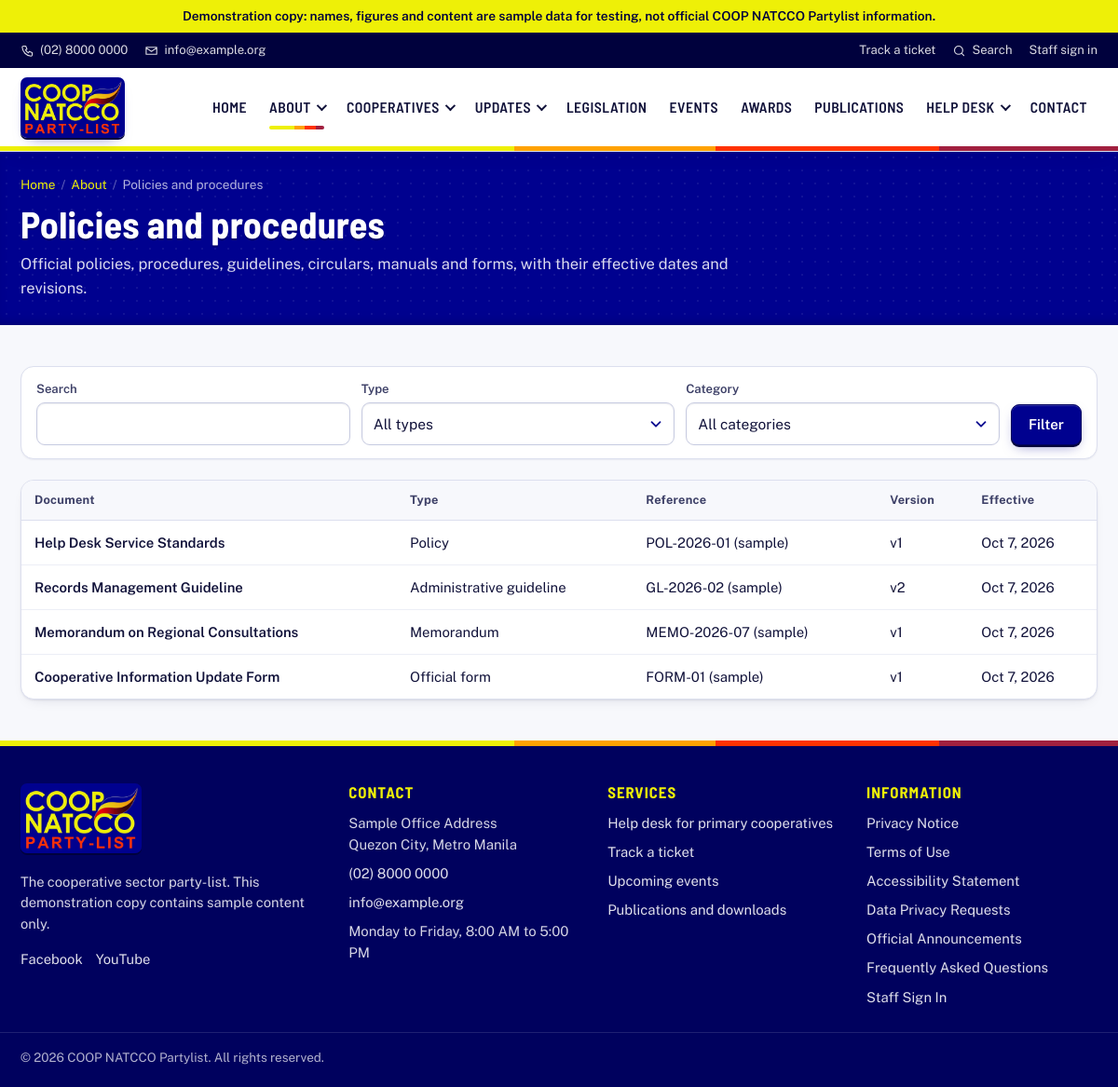
The app's page /policies.php with its own data.
### tables this page shows
CREATE TABLE menu_items (
  id INT UNSIGNED NOT NULL AUTO_INCREMENT,
  menu_location ENUM('main','footer') NOT NULL DEFAULT 'main',
  parent_id INT UNSIGNED NULL,
  label VARCHAR(80) NOT NULL,
  url VARCHAR(255) NOT NULL,
  sort_order INT NOT NULL DEFAULT 0,
  is_active TINYINT(1) NOT NULL DEFAULT 1,
  opens_new_tab TINYINT(1) NOT NULL DEFAULT 0,
  created_by INT UNSIGNED NULL,
  updated_by INT UNSIGNED NULL,
  created_at DATETIME NOT NULL,
  updated_at DATETIME NULL,
  PRIMARY KEY (id),
  KEY idx_menu_loc (menu_location, parent_id, sort_order),
  CONSTRAINT fk_menu_parent FOREIGN KEY (parent_id) REFERENCES menu_items (id) ON DELETE CASCADE
);

CREATE TABLE policy_versions (
  id INT UNSIGNED NOT NULL AUTO_INCREMENT,
  policy_id INT UNSIGNED NOT NULL,
  version_label VARCHAR(30) NOT NULL,
  effective_date DATE NULL,
  change_notes VARCHAR(500) NULL,
  body MEDIUMTEXT NULL,
  document_media_id INT UNSIGNED NULL,
  created_by INT UNSIGNED NULL,
  created_at DATETIME NOT NULL,
  superseded_at DATETIME NULL,
  PRIMARY KEY (id),
  KEY idx_pv_policy (policy_id),
  CONSTRAINT fk_pv_policy FOREIGN KEY (policy_id) REFERENCES policies (id),
  CONSTRAINT fk_pv_doc FOREIGN KEY (document_media_id) REFERENCES media_assets (id)
);

CREATE TABLE policies (
  id INT UNSIGNED NOT NULL AUTO_INCREMENT,
  slug VARCHAR(160) NOT NULL,
  title VARCHAR(191) NOT NULL,
  doc_type ENUM('policy','procedure','guideline','circular','memorandum','manual','form') NOT NULL DEFAULT 'policy',
  category_id INT UNSIGNED NULL,
  reference_no VARCHAR(60) NULL,
  summary VARCHAR(500) NULL,
  visibility ENUM('public','internal') NOT NULL DEFAULT 'public',
  current_version_id INT UNSIGNED NULL,
  effective_date DATE NULL,
  status ENUM('draft','in_review','published','archived') NOT NULL DEFAULT 'draft',
  publish_at DATETIME NULL,
  published_at DATETIME NULL,
  reviewed_by INT UNSIGNED NULL,
  created_by INT UNSIGNED NULL,
  updated_by INT UNSIGNED NULL,
  created_at DATETIME NOT NULL,
  updated_at DATETIME NULL,
  archived_at DATETIME NULL,
  PRIMARY KEY (id),
  UNIQUE KEY uq_policies_slug (slug),
  KEY idx_policies_type (doc_type),
  KEY idx_policies_status (status, visibility),
  CONSTRAINT fk_policies_cat FOREIGN KEY (category_id) REFERENCES content_categories (id)
);

### policies.php (the view, shortened to what the rows shown need)
<?php
require __DIR__ . '/includes/bootstrap.php';
require APP_ROOT . '/includes/public.php';
$types = doc_type_options();
$p = [];
$w = [pub_where('x', $p), 'x.current_version_id IS NOT NULL'];
if (!current_user()) {
    $w[] = "x.visibility = 'public'";
}
$rows = q_all('SELECT x.*, v.version_label FROM policies x JOIN policy_versions v ON v.id = x.current_version_id WHERE ' . implode(' AND ', $w) . ' ORDER BY x.doc_type, x.title LIMIT 300', $p);
public_start('Policies and procedures', ['crumbs' => [['About', url('about.php')], ['Policies and procedures', null]], 'sub' => 'Official policies, procedures, guidelines, circulars, manuals and forms, with their effective dates and revisions.']);
echo '<div class="wrap section"><form class="pub-filters" method="get" role="search"><div class="filter"><label for="po_q">Search</label><input type="search" id="po_q" name="q" value="' . e(get('q')) . '" maxlength="80"></div>'
    . '<div class="filter"><label for="po_t">Type</label>' . select_html('type', $types, get('type'), ['id' => 'po_t'], 'All types') . '</div>'
    . '<div class="filter"><label for="po_c">Category</label>' . select_html('category', q_pairs("SELECT id, name FROM content_categories WHERE scope = 'document' AND is_active = 1 ORDER BY sort_order"), get('category'), ['id' => 'po_c'], 'All categories') . '</div><button class="btn btn-primary" type="submit">Filter</button></form>';
if (!$rows) {
    echo empty_state('No documents found', 'Official documents will be listed here once published.');
} else {
    echo '<div class="table-wrap"><table class="table table-cards"><thead><tr><th scope="col">Document</th><th scope="col">Type</th><th scope="col">Reference</th><th scope="col">Version</th><th scope="col">Effective</th></tr></thead><tbody>';
    foreach ($rows as $r) {
        echo '<tr><td class="td-primary" data-label="Document"><a class="row-link" href="' . e(url('policy.php', ['slug' => $r['slug']])) . '">' . e($r['title']) . '</a>' . ($r['visibility'] === 'internal' ? '<span class="sub">Internal</span>' : '') . '</td><td data-label="Type">' . e($types[$r['doc_type']]) . '</td>'
            . '<td data-label="Reference">' . e($r['reference_no']) . '</td><td data-label="Version">' . e($r['version_label']) . '</td><td data-label="Effective">' . e(fmt_date($r['effective_date'])) . '</td></tr>';
    }
    echo '</tbody></table></div>';
}
echo '</div>';
public_end();

### includes/layout.php (shortened to what the rows shown need)
<?php
function icon(string $name): string
{
    $d = $paths[$name] ?? $paths['doc'];
    return '<svg class="icon" viewBox="0 0 24 24" aria-hidden="true" focusable="false"><path d="' . $d . '"/></svg>';
}
function public_menu(string $location = 'main'): array
{
    $rows = q_all('SELECT * FROM menu_items WHERE menu_location = ? AND is_active = 1 ORDER BY sort_order, id', [$location]);
    $tree = [];
    $children = [];
    foreach ($rows as $r) {
        if ($r['parent_id']) {
            $children[(int) $r['parent_id']][] = $r;
        } else {
            $tree[] = $r;
        }
    }
    return $tree;
}
function menu_href(string $u): string
{
    return preg_match('#^https?://#i', $u) ? $u : url($u);
}
function public_start(string $title, array $opts = []): void
{
    $desc = $opts['description'] ?? setting('site_description', '');
    $script = basename($_SERVER['SCRIPT_NAME'] ?? 'index.php');
    $isHome = $script === 'index.php' && empty($opts['not_home']);
    $full = $isHome ? site_name() . ' | ' . setting('site_tagline', 'Official Website') : $title . ' | ' . site_name();
    echo '<!doctype html><html lang="en"><head><meta charset="utf-8"><meta name="viewport" content="width=device-width, initial-scale=1">'
        . '<title>' . e($full) . '</title><meta name="description" content="' . e(excerpt($desc, 160)) . '">'
        . '<meta property="og:title" content="' . e($full) . '"><meta property="og:description" content="' . e(excerpt($desc, 160)) . '"><meta property="og:type" content="website">'
        . (!empty($opts['image']) ? '<meta property="og:image" content="' . e(abs_url(ltrim(substr($opts['image'], strlen(base_path())), '/'))) . '">' : '')
        . '<meta name="base-url" content="' . e(base_path()) . '">'
        . '<link rel="icon" href="' . e(asset('img/favicon.ico')) . '"><link rel="apple-touch-icon" href="' . e(asset('img/icon-192.png')) . '"><link rel="manifest" href="' . e(url('manifest.webmanifest')) . '"><meta name="theme-color" content="#00018f">'
        . '<link rel="preload" href="' . e(asset('fonts/public-sans-latin-400-normal.woff2')) . '" as="font" type="font/woff2" crossorigin>'
        . '<link rel="preload" href="' . e(asset('fonts/barlow-semi-condensed-latin-700-normal.woff2')) . '" as="font" type="font/woff2" crossorigin>'
        . '<link rel="stylesheet" href="' . e(asset('css/site.css')) . '"></head><body class="site' . ($isHome ? ' is-home' : '') . '">';
    echo '<header class="masthead"><div class="wrap mh-in"><a class="brand" href="' . e(url('index.php')) . '"><img src="' . e(logo_url()) . '" alt="' . e(site_name()) . ' home" width="110" height="64"></a>'
        . '<button class="nav-toggle" type="button" aria-controls="siteNav" aria-expanded="false">' . icon('menu') . '<span>Menu</span></button>'
        . '<nav class="site-nav" id="siteNav" aria-label="Main"><ul class="nav-list">';
    $current = basename($_SERVER['SCRIPT_NAME'] ?? '');
    foreach (public_menu('main') as $i => $item) {
        $active = basename(strtok($item['url'], '?')) === $current || in_array($current, array_map(fn($c) => basename(strtok($c['url'], '?')), $item['children']), true);
        if ($item['children']) {
            echo '<li class="has-sub' . ($active ? ' active' : '') . '"><button type="button" class="sub-toggle" aria-expanded="false" aria-controls="sub' . $i . '">' . e($item['label']) . '<span class="chev" aria-hidden="true"></span></button><ul class="sub" id="sub' . $i . '">';
            echo '</ul></li>';
        } else {
            echo '<li' . ($active ? ' class="active"' : '') . '><a href="' . e(menu_href($item['url'])) . '"' . ($active ? ' aria-current="page"' : '') . ($item['opens_new_tab'] ? ' target="_blank" rel="noopener"' : '') . '>' . e($item['label']) . '</a></li>';
        }
    }
    echo '</ul></nav></div><div class="brand-stripe" aria-hidden="true"></div></header>';
    echo '<main id="main" tabindex="-1">';
    if (empty($opts['no_bar'])) {
        echo '<div class="page-bar"><div class="wrap">';
        echo '<h1>' . e($opts['h1'] ?? $title) . '</h1>' . (!empty($opts['sub']) ? '<p class="pb-sub">' . $opts['sub'] . '</p>' : '') . '</div></div>';
    }
}
function public_end(): void
{
    echo '</main><footer class="site-foot"><div class="brand-stripe" aria-hidden="true"></div><div class="wrap foot-grid">';
    echo '<div><h2>Contact</h2><ul class="foot-list">';
    echo '</ul></div><div><h2>Services</h2><ul class="foot-list"><li><a href="' . e(url('helpdesk.php')) . '">Help desk for primary cooperatives</a></li><li><a href="' . e(url('helpdesk-track.php')) . '">Track a ticket</a></li><li><a href="' . e(url('events.php')) . '">Upcoming events</a></li><li><a href="' . e(url('publications.php')) . '">Publications and downloads</a></li></ul></div>';
    echo '<div><h2>Information</h2><ul class="foot-list">';
    foreach (public_menu('footer') as $f) {
        echo '<li><a href="' . e(menu_href($f['url'])) . '">' . e($f['label']) . '</a></li>';
    }
    echo '</ul></div></div><div class="wrap foot-bottom"><p>&copy; ' . date('Y') . ' ' . e(site_name()) . '. ' . e(setting('footer_note', 'All rights reserved.')) . '</p></div></footer>';
    echo '<script src="' . e(asset('js/site.js')) . '" defer></script></body></html>';
}

### records on screen
menu_items: label "HOME"
menu_items: label "ABOUT"
menu_items: label "COOPERATIVES"
menu_items: label "UPDATES"
menu_items: label "LEGISLATION"
menu_items: label "EVENTS"
menu_items: label "AWARDS"
menu_items: label "PUBLICATIONS"
menu_items: label "HELP DESK"
menu_items: label "CONTACT"
policy_versions: policy.title "Help Desk Service Standards", policy.doc_type "Policy", policy.reference_no "POL-2026-01 (sample)", version_label "v1", policy.effective_date "Oct 7, 2026"
policy_versions: policy.title "Records Management Guideline", policy.doc_type "Administrative guideline", policy.reference_no "GL-2026-02 (sample)", version_label "v2", policy.effective_date "Oct 7, 2026"
policy_versions: policy.title "Memorandum on Regional Consultations", policy.doc_type "Memorandum", policy.reference_no "MEMO-2026-07 (sample)", version_label "v1", policy.effective_date "Oct 7, 2026"
policy_versions: policy.title "Cooperative Information Update Form", policy.doc_type "Official form", policy.reference_no "FORM-01 (sample)", version_label "v1", policy.effective_date "Oct 7, 2026"
menu_items: label "Privacy Notice"
menu_items: label "Terms of Use"
menu_items: label "Accessibility Statement"
menu_items: label "Data Privacy Requests"
menu_items: label "Official Announcements"
menu_items: label "Frequently Asked Questions"
menu_items: label "Staff Sign In"

### other values on screen
$demo "Demonstration copy: names, figures and content are sample data for testing, not official COOP NATCCO Partylist information."
$phone "(02) 8000 0000"
$email "info@example.org"
$c[0] "About"
$c[0] "Policies and procedures"
$opts['h1'] "Policies and procedures"
$opts['sub'] "Official policies, procedures, guidelines, circulars, manuals and forms, with their effective dates and revisions."
setting('footer_about') "The cooperative sector party-list. This demonstration copy contains sample content only."
$l "Facebook YouTube"
$v "Sample Office Address Quezon City, Metro Manila"
$v "(02) 8000 0000"
$v "info@example.org"
$v "Monday to Friday, 8:00 AM to 5:00 PM"
site_name() "COOP NATCCO Partylist"
setting('footer_note', 'All rights reserved.') "All rights reserved."
